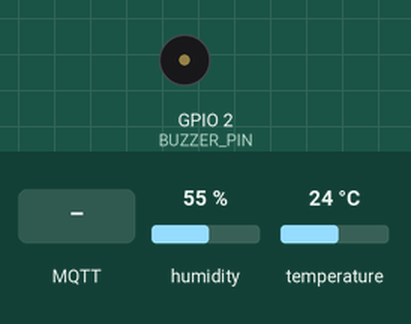
A sketch run on a simulated ESP32. On the bench: buzzer (waves = sounding, pin HIGH). The test bench sets the inputs (shaded band); at power-on: humidity 55 %, temperature 24 °C. WiFi joins after 1.5 s; servers stay silent unless stated; random numbers use the default seed unless the sketch sets one; no MQTT or app messages arrive unless stated; what the sketch prints to the serial monitor is not drawn.

Above: at 2.7 s.
2.8 s: MQTT message "BUZZER_ON" arrives on the first subscribed topic
At 4.2 s:
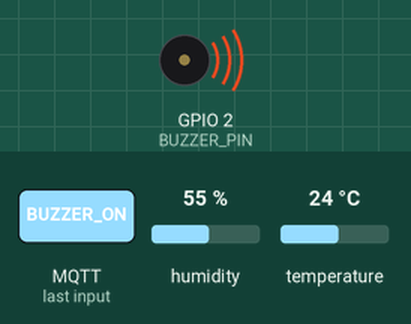
5.8 s: MQTT message "BUZZER_OFF" arrives on the first subscribed topic
At 6.5 s:
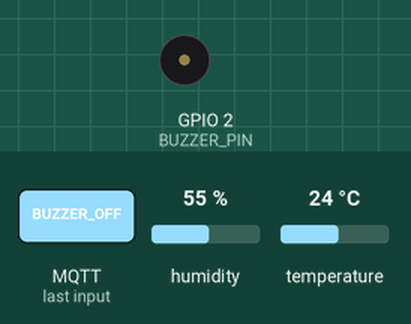
Timing chart, 0 to 8.8 s (numbered marks = the images above; inputs shaded):
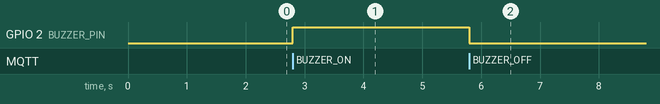

The sketch:

esp32_mqtt.ino
```cpp
#include <WiFi.h>
#include <PubSubClient.h>
#include <DHT.h>
#include <ArduinoJson.h> // Install library ArduinoJson by Benoit Blanchon

// --- KONFIGURASI WIFI & MQTT ---
const char* ssid = "NAMA_WIFI_KAMU";
const char* password = "PASSWORD_WIFI_KAMU";
const char* mqtt_server = "broker.hivemq.com"; // Bisa pakai broker publik atau lokal

// --- KONFIGURASI PIN ---
#define DHTPIN 4      // Pin Data DHT22
#define DHTTYPE DHT22
#define BUZZER_PIN 2  // Pin Buzzer/LED

DHT dht(DHTPIN, DHTTYPE);
WiFiClient espClient;
PubSubClient client(espClient);

void setup_wifi() {
  delay(10);
  Serial.println();
  Serial.print("Connecting to ");
  Serial.println(ssid);
  WiFi.begin(ssid, password);
  while (WiFi.status() != WL_CONNECTED) {
    delay(500);
    Serial.print(".");
  }
  Serial.println("Connected!");
}

// Fungsi Callback untuk menerima pesan MQTT
void callback(char* topic, byte* payload, unsigned int length) {
  String message;
  for (int i = 0; i < length; i++) {
    message += (char)payload[i];
  }
  Serial.print("Message arrived [");
  Serial.print(topic);
  Serial.print("]: ");
  Serial.println(message);

  // Logika Trigger Output
  if (String(topic) == "iot/output") {
    if (message == "BUZZER_ON") {
      digitalWrite(BUZZER_PIN, HIGH);
      Serial.println(">> ALARM NYALA!");
    } else if (message == "BUZZER_OFF") {
      digitalWrite(BUZZER_PIN, LOW);
      Serial.println(">> ALARM MATI");
    }
  }
}

void reconnect() {
  while (!client.connected()) {
    Serial.print("Attempting MQTT connection...");
    String clientId = "ESP32Client-";
    clientId += String(random(0xffff), HEX);

    if (client.connect(clientId.c_str())) {
      Serial.println("connected");
      // Subscribe ke topik output untuk menerima perintah
      client.subscribe("iot/output");
    } else {
      Serial.print("failed, rc=");
      Serial.print(client.state());
      delay(5000);
    }
  }
}

void setup() {
  Serial.begin(115200);
  pinMode(BUZZER_PIN, OUTPUT);
  dht.begin();
  setup_wifi();
  client.setServer(mqtt_server, 1883);
  client.setCallback(callback);
}

void loop() {
  if (!client.connected()) {
    reconnect();
  }
  client.loop();

  // Kirim data setiap 2 detik
  static unsigned long lastMsg = 0;
  unsigned long now = millis();
  if (now - lastMsg > 2000) {
    lastMsg = now;

    float h = dht.readHumidity();
    float t = dht.readTemperature();

    if (isnan(h) || isnan(t)) {
      Serial.println("Gagal baca sensor DHT!");
      return;
    }

    // Buat JSON Payload
    // Format: {"temp": 31.5, "hum": 65.2}
    StaticJsonDocument<200> doc;
    doc["temp"] = t;
    doc["hum"] = h;
    char buffer[256];
    serializeJson(doc, buffer);

    client.publish("iot/sensor/data", buffer);
    Serial.print("Published: ");
    Serial.println(buffer);
  }
}
```

Measured:
- after the input at 2.8 s, GPIO 2 (BUZZER_PIN): LOW → HIGH at once
- after the input at 5.8 s, GPIO 2 (BUZZER_PIN): HIGH → LOW at once
